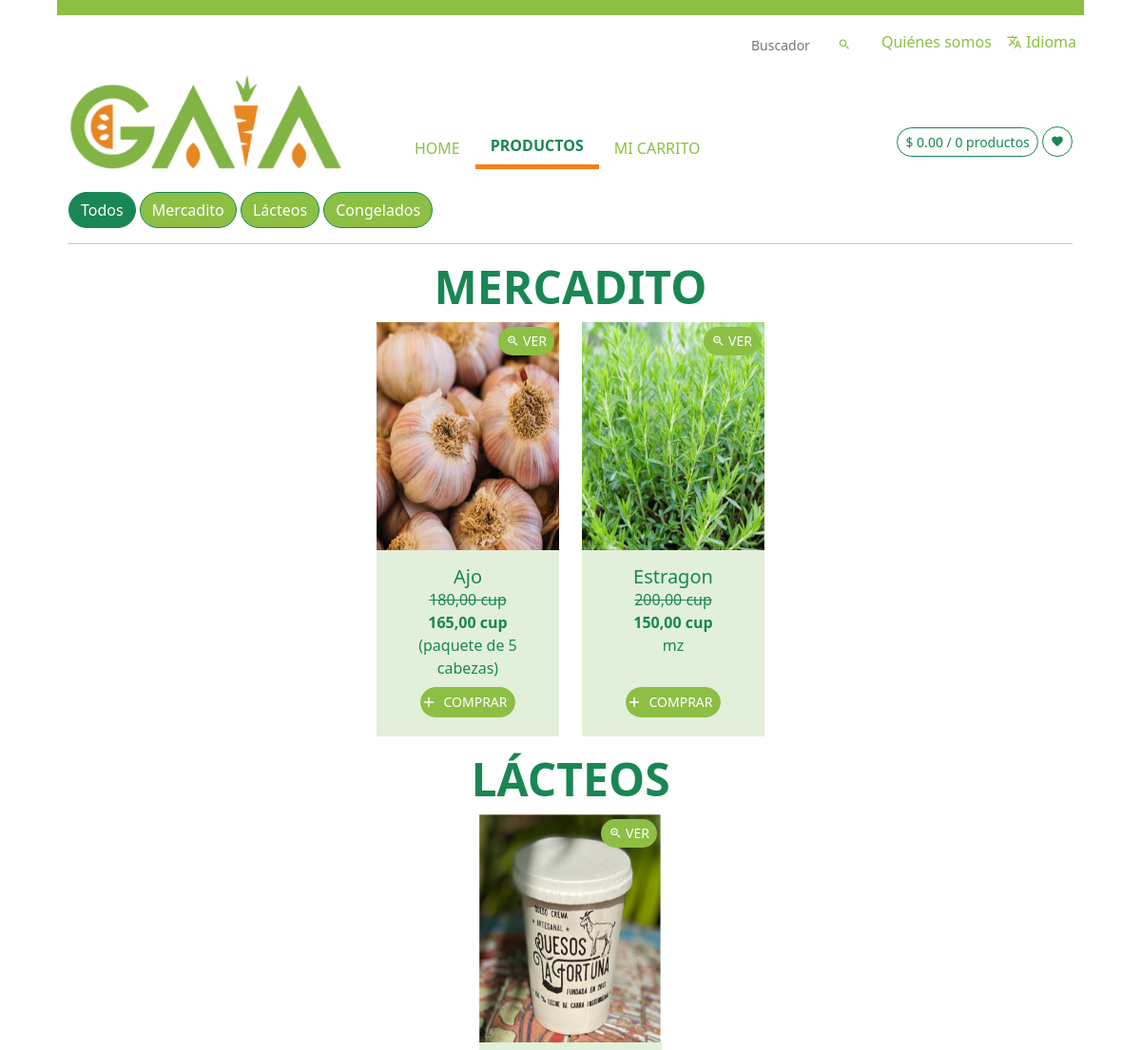
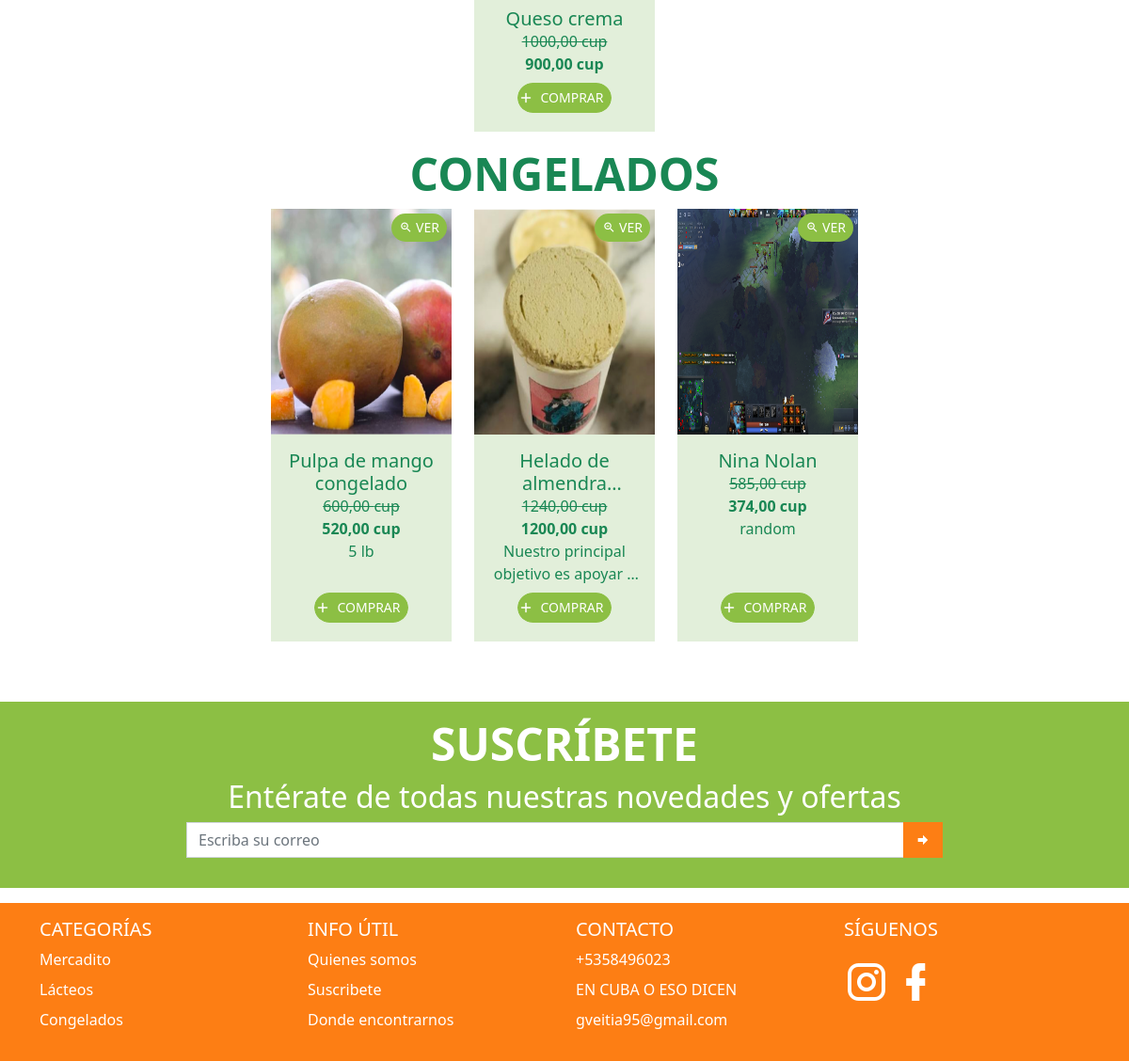
Screenshot of /products/ with the database file from the repository (2 pictures, top to bottom).
### app_main/models.py (models this page shows, shortened)
class GeneralData(models.Model):
    logo = models.ImageField(upload_to='datos_generales/logo', verbose_name='Logo')
    img_principal = models.ImageField(upload_to='datos_generales/img_principal', verbose_name='Imagen Principal')
    enterprise_name = models.CharField(max_length=100, verbose_name='Nombre de la empresa')
    enterprise_address = models.CharField(max_length=100, verbose_name='Dirección de la empresa', null=True, blank=True)
    email = models.EmailField('Correo', unique=True,
                              error_messages={'unique': 'Este correo ya existe'})
    phone_number = models.CharField(validators=[phone_regex], max_length=17, unique=True, error_messages={
        'unique': 'Ya este teléfono está registrado'
    }, verbose_name='Celular', null=True, blank=True)
    facebook = models.URLField(verbose_name='Link de Facebook', null=True, blank=True)
    instagram = models.URLField(verbose_name='Link de Instagram', null=True, blank=True)
    def logo_tag(self):
        if self.logo:
            return mark_safe(f'<img src="{self.logo.url}" class="agrandar" width="45" height="45" />')
        return mark_safe(f'<img src="{STATIC_URL}img/empty.png" class="agrandar" width="45" height="45" />')
    logo_tag.short_description = 'Logo'
    def logo_link(self):
        return mark_safe(f'<a href="{self.logo.url}"> {self.logo_tag()}</a>')
    logo_link.short_description = 'Logo'
    def img_principal_tag(self):
        if self.logo:
            return mark_safe(f'<img src="{self.img_principal.url}" class="agrandar" height="45" />')
        return mark_safe(f'<img src="{STATIC_URL}img/empty.png" class="agrandar" width="45" height="45" />')
    img_principal_tag.short_description = 'Img principal'
    def img_principal_link(self):
        return mark_safe(f'<a href="{self.img_principal.url}"> {self.img_principal_tag()}</a>')
    img_principal_link.short_description = 'Img principal'
    class Meta:
        verbose_name = 'Datos Generales'
        verbose_name_plural = verbose_name

class Category(models.Model):
    description = models.TextField(verbose_name='Descripción', null=True, blank=True)
    name = models.CharField(max_length=100, verbose_name='Nombre')
    image = models.ImageField(upload_to='product/img', verbose_name='Imagen Principal', null=True)
    class Meta:
        verbose_name = 'Categoría'
        verbose_name_plural = 'Categorías'
    def get_image(self):
        if self.image:
            return self.image.url
        return f'{STATIC_URL}img/empty.png'
    @property
    def get_prods_count(self):
        return self.product_set.count() if self.product_set.exists() else 0
    def img_link(self):
        if self.image:
            return mark_safe(
                f'<a href="{self.image.url}"><img src="{self.image.url}" class="agrandar mb-2 mr-2" '
                f'width="40" height="40" /></a>')
        return mark_safe(
            f'<a href="{STATIC_URL}img/empty.png"><img src="{STATIC_URL}img/empty.png" class="agrandar mb-2 mr-2" '
            f'width="40" height="40" /></a>')
    img_link.short_description = 'Imagen'

class Product(models.Model):
    category = models.ForeignKey(Category, on_delete=models.CASCADE, verbose_name='Categoría')
    image = models.ImageField(upload_to='product/img', verbose_name='Imagen Principal', null=True)
    name = models.CharField(max_length=100, verbose_name='Nombre')
    price = models.DecimalField(max_digits=9, verbose_name='Precio', decimal_places=2)
    old_price = models.DecimalField(max_digits=9, verbose_name='Precio anterior', decimal_places=2, null=True,
                                    help_text='Este precio debería ser mayor al precio actual', blank=True)
    info = RichTextField(max_length=400, verbose_name='Información', null=True, blank=True)
    about = RichTextField(max_length=400, verbose_name='Sobre el producto', null=True, blank=True)
    is_active = models.BooleanField(default=True, verbose_name='Visible')
    is_important = models.BooleanField(default=True, verbose_name='Destacado')
    stock = models.IntegerField(verbose_name='Cantidad de inventario', default=1)
    date_updated = models.DateTimeField(auto_now=True, null=True, blank=True)
    sales = models.PositiveIntegerField(verbose_name='Ventas', default=0)
    delivery_time = models.PositiveSmallIntegerField('Tiempo de entrega (días)')
    class Meta:
        verbose_name = 'Producto'
        verbose_name_plural = 'Productos'
        ordering = ('category',)
    def info_tag(self):
        return mark_safe(self.info)
    def img_link(self):
        if self.image:
            return mark_safe(
                f'<a href="{self.image.url}"><img src="{self.image.url}" class="agrandar mb-2 mr-2" '
                f'width="50" height="50" /></a>')
        return mark_safe(
            f'<a href="{STATIC_URL}img/empty.png"><img src="{STATIC_URL}img/empty.png" class="agrandar mb-2 mr-2" '
            f'width="50" height="50" /></a>')
    img_link.short_description = 'Vista previa'
    info_tag.short_description = 'Información'

class InfoUtil(models.Model):
    title = models.CharField('Título', max_length=100)
    text = RichTextField("Contenido")
    class Meta:
        verbose_name = 'Información útil'
        verbose_name_plural = 'Informaciones útiles'
    def text_tag(self):
        return mark_safe(self.text)
    text_tag.short_description = 'Texto'

### app_main/views.py (the view)
# urls.py: path('products/', ProductView.as_view(), name='products'),
class ProductView(StartPage):
    template_name = 'products.html'

### app_cart/cart.py (called while the page is built)
    def all(self, ):
        return list(self.session[settings.CART_SESSION_ID].values())

### app_main/views.py (called while the page is built)
    def get_my_context_data(self, **kwargs):
        cart = Cart(self.request)
        print('products_in_cart', json.dumps(cart.all(), indent=3))
        print('products_in_cart', cart.all())
        c_x_p = len(cart.all())
        print(c_x_p)
        return {
            'icon': settings.BUSINESS_LOGO_PATH,
            'title': settings.BUSINESS_NAME,
            'logo': settings.BUSINESS_NAME_IMG_PATH,
            'banner': settings.BUSINESS_BANNER,
            'business': GeneralData.objects.first() if GeneralData.objects.exists() else {},
            'products_in_cart': cart.all(),
            'total_price': '',
            'infoUtil_list': InfoUtil.objects.all(),
            'all_categories': Category.objects.filter(product__isnull=False).distinct(),
            'host': 'http://' + self.request.get_host() + '/'
        }

    def get_queryset(self):
        qs = super(StartPage, self).get_queryset()
        qs = qs.filter(name__icontains=self.request.GET.get('search', ''))
        return qs

    def dispatch(self, request, *args, **kwargs):
        return super().dispatch(request, *args, **kwargs)

### app_main/templates/products.html (shortened to what this page needs)
{% extends 'startpage.html' %}
{% load static %}
{% block subnavbar %}
    <div>
        <nav class="row align-items-end user-select-none">
            <div class="justify-content-start col-sm-12 col-lg-4">
                <a href="{% url 'index' %}"><img
                        src="{% if business.img_principal %} {{ business.img_principal.url }} {% else %} {% static logo %} {% endif %}"
                        class="" alt="gaia" height="100"></a>
            </div>
            <div class="nav nav-tabs justify-content-center col-sm-12 col-lg-8 border-bottom-0" id="nav-tab"
                 role="tablist">
                <button class="nav-link text-semi-success" id="nav-home-tab" data-bs-toggle="tab"
                        data-bs-target="#nav-home"
                        type="button" role="tab" aria-controls="nav-home" aria-selected="true">HOME
                </button>
                <button class="nav-link text-semi-success active" id="nav-profile-tab" data-bs-toggle="tab"
                        data-bs-target="#nav-profile"
                        type="button" role="tab" aria-controls="nav-profile" aria-selected="false">PRODUCTOS
                </button>
                <button class="nav-link text-semi-success align-text-bottom" id="nav-contact-tab"
                        data-bs-toggle="tab"
                        data-bs-target="#nav-contact"
                        type="button" role="tab" aria-controls="nav-contact" aria-selected="false">MI CARRITO
                </button>
                <div class="ms-auto">
                    <button class="btn btn-outline-success btn-sm rounded-pill" type="button"
                            data-bs-toggle="offcanvas"
                            data-bs-target="#offcanvasRight" aria-controls="offcanvasRight" id="botoncito-verde">
                    </button>
                    <button class="btn btn-outline-success btn-sm rounded-pill"><i
                            class="mdi mdi-heart"></i></button>
                </div>
            </div>
        </nav>
        <br>
        <div class="tab-content" id="nav-tabContent">
            <div class="tab-pane fade show active" id="nav-profile" role="tabpanel" aria-labelledby="nav-profile-tab"
                 tabindex="0">
                {% include 'products_x_categories.html' %}
            </div>
        </div>
    </div>
{% endblock %}

### templates/card_product.html (shortened to what this page needs)
<div class="col">
    <div class="card rounded-0 border-0 h-100 pb-3 agrandar">
        <img src="{{ prod.image.url }}"
             class="card-img-top rounded-0 border-0" alt="...">
        <div class="card-body text-success bg-light-success text-center pb-0">
            <h5 class="card-title text-center truncate-2 mb-0">{{ prod.name }}</h5>
            {% if prod.old_price %}
                <p class="card-text truncate-1 mb-0 text-decoration-line-through">{{ prod.old_price }} cup</p>
            {% endif %}
            <p class="card-text truncate-1 mb-0 fw-bold">{{ prod.price }} cup</p>
            <div class="truncate-2">
                {{ prod.info_tag }}
            </div>
        </div>
        <div class="card-footer text-center bg-light-success rounded-0 border-0 pb-3">
            <Button Class="Button add_to_cart btn btn-success mb-1" name="{{ prod.id }}">
                <Span>COMPRAR</Span>
            </Button>
            <button type="button" class="btn btn-success border-0 mb-1 bg-semi-success btn-sm rounded-pill"
                    data-bs-toggle="modal" data-bs-target="#product_modal" name="{{ prod.id }}">
                <i class="mdi mdi-magnify-plus-outline"></i> VER
            </button>
        </div>
    </div>
</div>

### templates/products_x_categories.html (shortened to what this page needs)
<p>
    <button class="btn btn-success rounded-pill btn-category" type="button" data-bs-toggle="collapse"
            data-bs-target=".multi-collapse132" aria-expanded="false" id="todos"
            aria-controls="">Todos
    </button>
    {% for category in all_categories %}
        <a class="btn btn-success bg-semi-success rounded-pill btn-category" data-bs-toggle="collapse"
           href="#collapse123{{ category.id }}" role="button" id="cat{{ category.id }}"
           aria-expanded="false" aria-controls="collapse{{ category.id }}">{{ category.name }}</a>
    {% endfor %}
</p>
<hr>
{% for category in all_categories %}
    <div class="collapse multi-collapse show" id="collapse{{ category.id }}">
        <h1 class="text-center text-success text-uppercase display-5 fw-bold user-select-none">{{ category.name }}</h1>
        <div class="row row-cols-2 d-flex justify-content-center row-cols-md-3 row-cols-lg-5 div-card-product">
            {% for prod in object_list %}
                {% if prod.category.id == category.id %}
                    {% include 'card_product.html' %}
                {% endif %}
            {% endfor %}
        </div>
    </div>
{% endfor %}

### templates/footer.html (shortened to what this page needs)
{% load static %}
<footer class="bd-footer mt-5 bg-semi-success">
    <div class="mx-auto py-3 w-75 px-md-5 px-0">
        <h1 class="text-center text-white text-uppercase display-5 fw-bold user-select-none">suscríbete</h1>
        <h2 class="text-white text-center ">Entérate de todas nuestras novedades y ofertas</h2>
        <form action="" method="post" id="suscriptor-form">
            <div class="input-group mb-3">
                <input type="email" name="email" class="form-control rounded-0" placeholder="Escriba su correo"
                       aria-label="Recipient's username" required aria-describedby="button-addon2"
                       id="suscriptor-email">
                <button class="btn bg-orange rounded-0" type="submit" id="button-addon2"><i
                        class="mdi mdi-arrow-right-bold"></i>
                </button>
            </div>
        </form>
    </div>
</footer>
<footer class="bd-footer mt-3 bg-orange">
    <div class="container pt-3">
        <div class="row">
            <div class="col-6 col-md-3  mb-3">
                <h5>CATEGORÍAS</h5>
                <ul class="list-unstyled">
                    {% for category in all_categories %}
                        <li class="mb-2"><a href="#" class="text-decoration-none text-white">{{ category.name }}</a>
                        </li>
                    {% endfor %}
                </ul>
            </div>
            <div class="col-6 col-md-3  mb-3">
                <h5>INFO ÚTIL</h5>
                <ul class="list-unstyled">
                    {% for info in infoUtil_list %}
                        <li class="mb-2"><a href="{% url 'info' %}#{{ info.id }}" class="text-decoration-none text-white">{{ info.title }}</a></li>
                    {% endfor %}
                </ul>
            </div>
            <div class="col-6 col-md-3  mb-3">
                <h5>CONTACTO</h5>
                <ul class="list-unstyled">
                    <li class="mb-2"><a href="#" class="text-decoration-none text-white">{{ business.phone_number }}</a>
                    </li>
                    <li class="mb-2"><a href="#"
                                        class="text-decoration-none text-white">{{ business.enterprise_address }}</a>
                    </li>
                    <li class="mb-2"><a href="#" class="text-decoration-none text-white">{{ business.email }}</a></li>
                </ul>
            </div>
            <div class="col-6 col-md-3  mb-3">
                <h5>SÍGUENOS</h5>
                <div>
                    <a href="{{ business.instagram }}"><i class="mdi mdi-instagram mdi-48px text-white"></i></a>
                    <a href="{{ business.facebook }}"><i class="mdi mdi-facebook mdi-48px text-white"></i></a>
                </div>
            </div>
        </div>
    </div>
</footer>

### static/css/custom_styles.css (style rules this page uses)
.agrandar, .card-product { transform: scale(1); transition-duration: 0.5s; }
.truncate-1 { -webkit-line-clamp: 1; }
.truncate-2 { -webkit-line-clamp: 2; }
div.truncate-2 > p { margin-bottom: 0; }
.bg-light-success { background-color: #E2EFDA !important; }
.bg-semi-success { background-color: #8cbf44; }
.text-semi-success { color: #8cbf44; }
.text-semi-success.active { color: var(--bs-green) !important; }
.bg-orange { background-color: #fd7e14 !important; border-color: #fd7e14; color: #fff }
.nav-link.active { font-weight: bold; }
.nav-tabs > .nav-link { border-top: 0 !important; border-left: 0 !important; border-right: 0 !important; }
.nav-tabs > .nav-link.active, .nav-tabs > .nav-link.active:hover, .nav-tabs > .nav-link.active > .nav-link:focus { outline: 0; cursor: pointer; border-bottom: 5px solid var(--bs-orange); background: none; margin: 0; }
.div-card-product div.card img, .img-category { height: 30vh !important; }
button[data-bs-target="#product_modal"]:not(.btn-table-ver) { position: absolute; top: 5px; right: 5px; }

### rows the page displays
GeneralData: img_principal (picture), phone_number "+5358496023", enterprise_address "EN CUBA O ESO DICEN", email "gveitia95@gmail.com"
Category: name "Mercadito", name "MERCADITO"
Category: name "Lácteos", name "LÁCTEOS"
Category: name "Congelados", name "CONGELADOS"
Product: image (picture), name "Ajo", old_price "180,00", price "165,00", info_tag "(paquete de 5 cabezas)"
Product: image (picture), name "Estragon", old_price "200,00", price "150,00", info_tag "mz"
Product: image (picture), name "Queso crema", old_price "1000,00", price "900,00"
Product: image (picture), name "Pulpa de mango congelado", old_price "600,00", price "520,00", info_tag "5 lb"
Product: image (picture), name "Helado de…", old_price "1240,00", price "1200,00", info_tag "Nuestro principal objetivo es apoyar…"
Product: image (picture), name "Nina Nolan", old_price "585,00", price "374,00", info_tag "random"
InfoUtil: title "Quienes somos"
InfoUtil: title "Suscribete"
InfoUtil: title "Donde encontrarnos"
